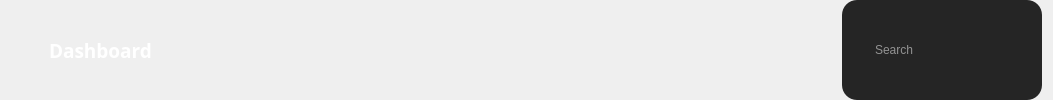
        <widget class="QWidget" name="header_widget" native="true">
         <layout class="QHBoxLayout" name="horizontalLayout_4">
          <property name="topMargin">
           <number>0</number>
          </property>
          <property name="bottomMargin">
           <number>0</number>
          </property>
          <item>
           <widget class="QPushButton" name="pushButton_15">
            <property name="styleSheet">
             <string notr="true">QPushButton{
	
	border:none;

}</string>
            </property>
            <property name="text">
             <string/>
            </property>
            <property name="icon">
             <iconset>
              <normaloff>:/iCons/icons/icons8-menu-40.png</normaloff>
              <normalon>:/iCons/icons/icons8-menu-40-1.png</normalon>:/iCons/icons/icons8-menu-40.png</iconset>
            </property>
            <property name="iconSize">
             <size>
              <width>16</width>
              <height>16</height>
             </size>
            </property>
            <property name="checkable">
             <bool>true</bool>
            </property>
           </widget>
          </item>
          <item>
           <widget class="QLabel" name="dashboardTxt">
            <property name="font">
             <font>
              <family>Poppins SemiBold</family>
              <pointsize>14</pointsize>
              <bold>true</bold>
             </font>
            </property>
            <property name="styleSheet">
             <string notr="true">QLabel{
	color:white;
}</string>
            </property>
            <property name="text">
             <string>Dashboard</string>
            </property>
           </widget>
          </item>
          <item>
           <spacer name="horizontalSpacer_2">
            <property name="orientation">
             <enum>Qt::Orientation::Horizontal</enum>
            </property>
            <property name="sizeHint" stdset="0">
             <size>
              <width>684</width>
              <height>20</height>
             </size>
            </property>
           </spacer>
          </item>
          <item>
           <widget class="QWidget" name="search_frame_prod" native="true">
            <property name="minimumSize">
             <size>
              <width>200</width>
              <height>0</height>
             </size>
            </property>
            <property name="styleSheet">
             <string notr="true">#search_frame_prod{

	border-radius: 15px;
	background-color:#252525;
}
#search_frame_prod QPushButton{
	
	padding: 5px 5px;
	border-radius:5px;

	
}
#search_frame_prod QLineEdit{
	border: none;
	color: white;

}

#search_frame_prod QPushButton::pressed {

	padding-left:10px;

}
</string>
            </property>
            <layout class="QVBoxLayout" name="verticalLayout_16">
             <property name="leftMargin">
              <number>2</number>
             </property>
             <property name="topMargin">
              <number>2</number>
             </property>
             <property name="rightMargin">
              <number>2</number>
             </property>
             <property name="bottomMargin">
              <number>2</number>
             </property>
             <item>
              <layout class="QHBoxLayout" name="horizontalLayout_30">
               <property name="spacing">
                <number>2</number>
               </property>
               <property name="leftMargin">
                <number>2</number>
               </property>
               <property name="topMargin">
                <number>2</number>
               </property>
               <property name="rightMargin">
                <number>2</number>
               </property>
               <item>
                <widget class="QPushButton" name="pushButton_18">
                 <property name="minimumSize">
                  <size>
                   <width>25</width>
                   <height>25</height>
                  </size>
                 </property>
                 <property name="maximumSize">
                  <size>
                   <width>25</width>
                   <height>25</height>
                  </size>
                 </property>
                 <property name="font">
                  <font>
                   <family>Roboto</family>
                   <pointsize>10</pointsize>
                   <bold>true</bold>
                  </font>
                 </property>
                 <property name="styleSheet">
                  <string notr="true">background-color: none;
border-radius:15px;
</string>
                 </property>
                 <property name="text">
                  <string/>
                 </property>
                 <property name="icon">
                  <iconset>
                   <normaloff>:/iCons/icons/icons8-search-26.png</normaloff>:/iCons/icons/icons8-search-26.png</iconset>
                 </property>
                </widget>
               </item>
               <item>
                <widget class="QLineEdit" name="lineEdit_9">
                 <property name="styleSheet">
                  <string notr="true">background-color: rgb(37, 37, 37);</string>
                 </property>
                 <property name="placeholderText">
                  <string>Search</string>
                 </property>
                </widget>
               </item>
              </layout>
             </item>
            </layout>
           </widget>
          </item>
         </layout>
        </widget>
